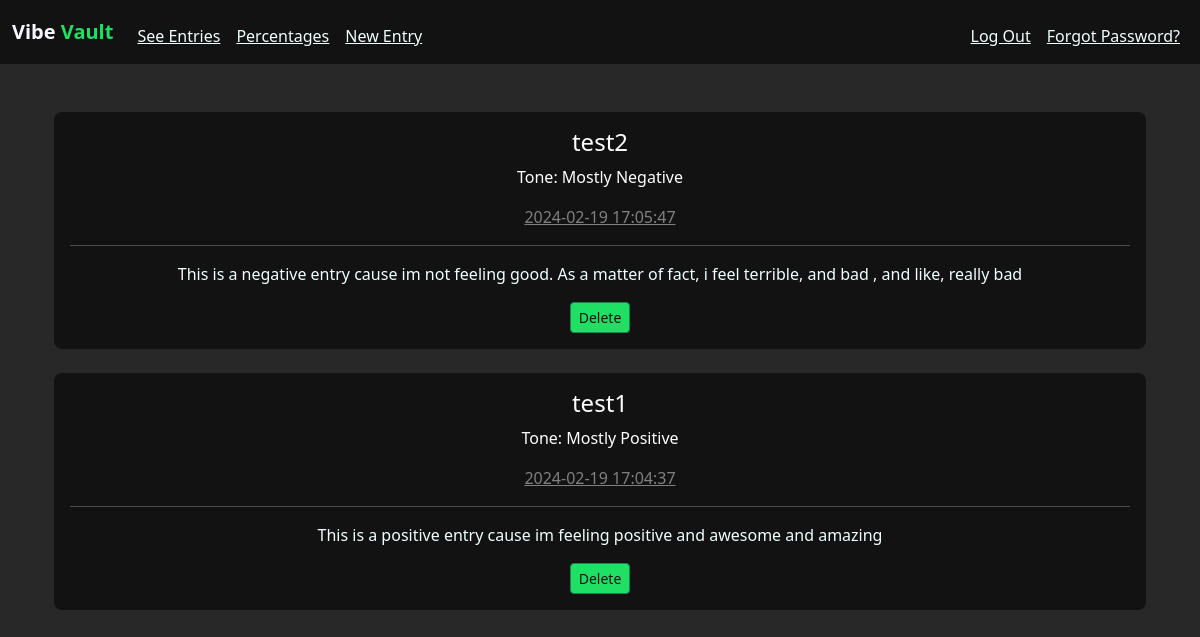
Page / (signed in) on the earlier database version.
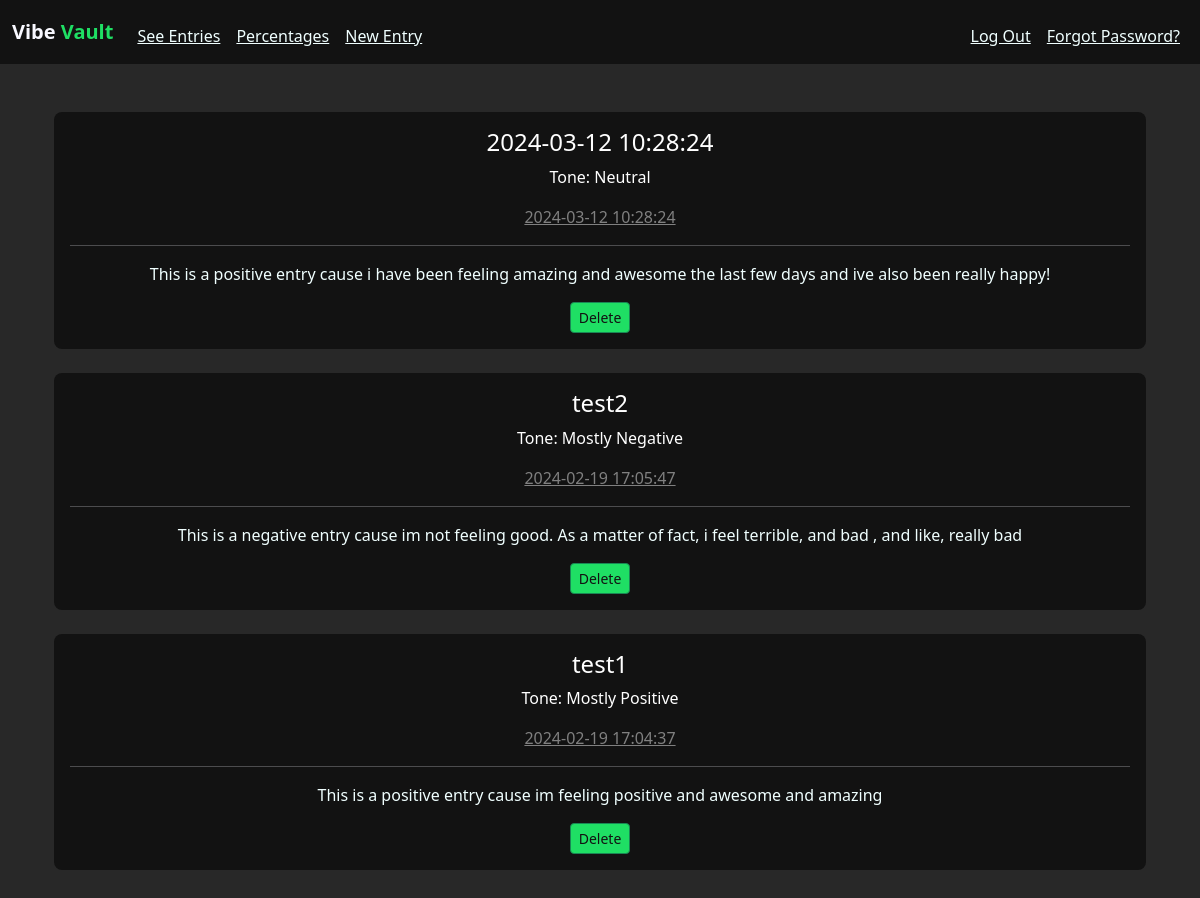
Same page on the later database version.
### tables this page shows
CREATE TABLE entries (user_id INTEGER NOT NULL,
entry_id INTEGER PRIMARY KEY AUTOINCREMENT NOT NULL,
title TEXT NOT NULL,
time DATETIME NOT NULL,
tone TEXT NOT NULL,
entry TEXT NOT NULL,
FOREIGN KEY(user_id) REFERENCES users(id));

### app.py (the view)
@app.route("/")
@login_required
def index():
    if request.method == "GET":
        user_id = session["user_id"]
        entries = db.execute("SELECT * FROM entries WHERE user_id = ?;", user_id)
        entries = list(reversed(entries))
        return render_template("index.html", entries=entries)

### app.py (called while the page is built)
@app.after_request
def after_request(response):
    response.headers["Cache-Control"] = "no-cache, no-store, must-revalidate"
    response.headers["Expires"] = 0
    response.headers["Pragma"] = "no-cache"
    return response

### helpers.py (called while the page is built)
def login_required(f):
    @wraps(f)
    def decorated_function(*args, **kwargs):
        if session.get("user_id") is None:
            return redirect("/login")
        return f(*args, **kwargs)
    return decorated_function

### templates/index.html (shortened to what this page needs)
{% extends "layout.html" %}
{% block main %}
<div class="container">
    {% for entry in entries %}
        <div class="row" >
            <div class="continer" id="entry['id']" >
                <div class="card mb-4">
                    <div class="card-body">
                        <h5 class="card-title" style="font-size: x-large;">{{ entry.title }}</h5>
                        <p class="card-text">Tone: {{ entry.tone }}</p>
                        <p class="card-text" style="color: gray;"><ins>{{ entry.time }}</ins></p>
                        <hr>
                        <p class="card-text entry-text">{{ entry.entry}}</p>
                        <button class="btn btn-success btn-sm" id="deleteButton" onclick="confirmDelete('{{ entry.entry_id }}')">Delete</button>
                    </div>
                </div>
            </div>
        </div>
    {% endfor %}
</div>
{% endblock %}

Differences in the rows shown:
added entries: title "2024-03-12 10:28:24", tone "Neutral", time "2024-03-12 10:28:24", entry "This is a positive entry cause i have been feeling amazing and awesome the last few days and ive also been really happy!"
